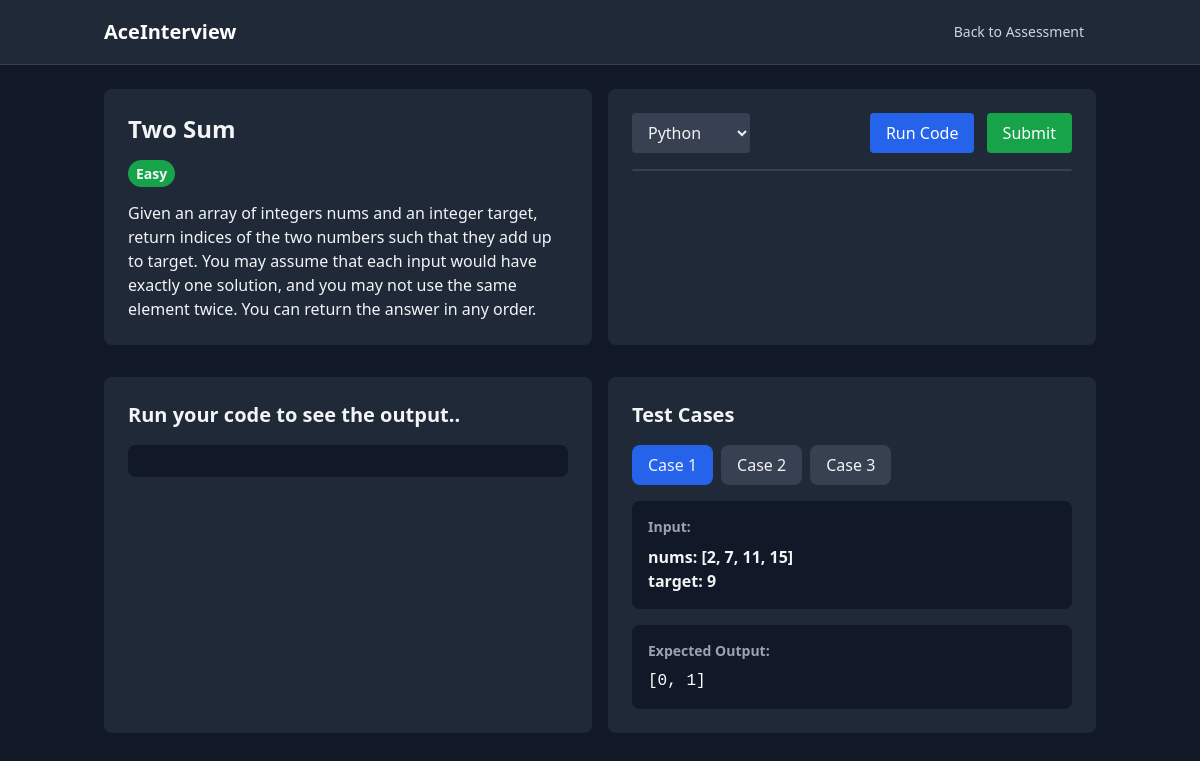
The page /question/1/ (signed in) on the database its author committed.
### prep_app/models.py (models this page shows, shortened)
class Question(models.Model):
    DIFFICULTY_CHOICES = [
        ('easy', 'Easy'),
        ('medium', 'Medium'),
        ('hard', 'Hard'),
    ]
    LANGUAGE_CHOICES = [
        ('python', 'Python'),
        ('java', 'Java'),
        ('javascript', 'JavaScript'),
        ('cpp', 'C++'),
    ]
    title = models.CharField(max_length=200)
    description = models.TextField()
    difficulty = models.CharField(max_length=10, choices=DIFFICULTY_CHOICES)
    topic = models.ForeignKey(Topic, on_delete=models.CASCADE, related_name='questions')
    leetcode_link = models.URLField()
    initial_code = models.JSONField(help_text="Initial code template for each language")
    solution = models.JSONField(help_text="Solution code for each language", null=True, blank=True)
    test_cases = models.JSONField()
    created_at = models.DateTimeField(auto_now_add=True)
    updated_at = models.DateTimeField(auto_now=True)

### prep_app/views.py (the view)
# urls.py: path('question/<int:question_id>/', views.coding_assessment, name='coding_assessment'),
@login_required
def coding_assessment(request, question_id):
    question = get_object_or_404(Question, id=question_id)
    if request.method == 'POST':
        form = CodeSubmissionForm(request.POST)
        if form.is_valid():
            submission = form.save(commit=False)
            submission.user = request.user
            submission.question = question
            submission.save()
            return JsonResponse({
                'status': 'success',
                'message': 'Code submitted successfully'
            })
    else:
        form = CodeSubmissionForm(initial={'code': question.initial_code})
    return render(request, 'prep_app/coding_assessment.html', {
        'question': question,
        'form': form,
        'initial_code': question.initial_code,
        'submissions': UserSubmission.objects.filter(
            user=request.user,
            question=question
        ).order_by('-created_at')[:5]
    })

### prep_app/forms.py
class CodeSubmissionForm(forms.ModelForm):
    LANGUAGE_CHOICES = [
        ('python', 'Python'),
        ('java', 'Java'),
        ('javascript', 'JavaScript'),
        ('cpp', 'C++'),
    ]
    code = forms.CharField(
        widget=forms.Textarea(
            attrs={
                'class': 'w-full h-96 font-mono bg-gray-900 text-gray-100 p-4 rounded-lg',
                'spellcheck': 'false',
            }
        )
    )
    language = forms.ChoiceField(
        choices=LANGUAGE_CHOICES,
        widget=forms.Select(
            attrs={
                'class': 'bg-gray-800 text-gray-100 rounded-lg p-2'
            }
        )
    )
    class Meta:
        model = UserSubmission
        fields = ['code', 'language']

### prep_app/templates/prep_app/coding_assessment.html (shortened to what this page needs)
{% load static %}
<!DOCTYPE html>
<html lang="en">
<head>
    <link rel="stylesheet" href="/static/css/base.css">
    <link href="https://cdnjs.cloudflare.com/ajax/libs/codemirror/5.65.2/codemirror.min.css" rel="stylesheet">
    <link href="https://cdnjs.cloudflare.com/ajax/libs/codemirror/5.65.2/theme/monokai.min.css" rel="stylesheet">
    <link rel="stylesheet" href="https://cdnjs.cloudflare.com/ajax/libs/codemirror/5.65.2/codemirror.min.css">
    <link rel="stylesheet" href="https://cdnjs.cloudflare.com/ajax/libs/codemirror/5.65.2/theme/dracula.min.css">
    <script src="https://cdn.tailwindcss.com"></script>
</head>
<body>
    <nav class="bg-gray-800 border-b border-gray-700">
        <div class="container mx-auto px-4">
            <div class="flex items-center justify-between h-16">
                <div class="flex items-center">
                    <a href="{% url 'home' %}" class="text-xl font-bold text-white hover:text-gray-300">
                        AceInterview
                    </a>
                </div>
                <div class="flex items-center">
                    <a href="{% url 'interview_prep' %}" class="text-gray-300 hover:text-white px-3 py-2 rounded-md text-sm font-medium">
                        Back to Assessment
                    </a>
                </div>
            </div>
        </div>
    </nav>
    <div class="min-h-screen bg-gray-900 text-gray-100">
        <div class="container mx-auto px-4">
            <div class="grid grid-cols-1 lg:grid-cols-2 gap-4 py-6">
                <div class="bg-gray-800 rounded-lg p-6">
                    <h1 class="text-2xl font-bold mb-4">{{ question.title }}</h1>
                    <div class="mb-4">
                        <span class="px-2 py-1 rounded-full text-sm font-semibold
                            {% if question.difficulty == 'easy' %}bg-green-600
                            {% elif question.difficulty == 'medium' %}bg-yellow-600
                            {% else %}bg-red-600{% endif %}">
                            {{ question.difficulty|title }}
                        </span>
                    </div>
                    <div class="prose prose-invert">
                        {{ question.description|safe }}
                    </div>
                </div>
                <div class="bg-gray-800 rounded-lg p-6">
                    <form id="code-form" method="post">
                        <div class="mb-4 flex justify-between items-center">
                            <select id="language-selector" class="bg-gray-700 text-gray-100 rounded px-3 py-2" onchange="changeLanguage(this.value)">
                                {% for lang, name in question.LANGUAGE_CHOICES %}
                                    <option value="{{ lang }}">{{ name }}</option>
                                {% endfor %}
                            </select>
                            <div class="space-x-2">
                                <button type="button" onclick="runCode()" class="bg-blue-600 text-white px-4 py-2 rounded hover:bg-blue-700">
                                    Run Code
                                </button>
                                <button type="submit" onclick="submitCode()" class="bg-green-600 text-white px-4 py-2 rounded hover:bg-green-700">
                                    Submit
                                </button>
                            </div>
                        </div>
                        <div id="code-editor" class="border border-gray-700 rounded-lg"></div>
                    </form>
                </div>
            <div class="bg-gray-800 rounded-lg p-6 mt-4">
                <h2 class="text-xl font-bold mb-4">Run your code to see the output..</h2>
                <div id="output" class="font-mono bg-gray-900 p-4 rounded-lg whitespace-pre max-w- overflow-y-auto break-words"></div>
              </div>
            <div class="bg-gray-800 rounded-lg p-6 mt-4">
                <h2 class="text-xl font-bold mb-4">Test Cases</h2>
                <div class="flex space-x-2 mb-4">
                {% for test_case in question.test_cases %}
                    <button class="test-case-btn {% if forloop.first %}bg-blue-600{% else %}bg-gray-700{% endif %} px-4 py-2 rounded-lg"
                            data-case="{{ forloop.counter0 }}">
                    Case {{ forloop.counter }}
                    </button>
                {% endfor %}
                </div>
                {% for test_case in question.test_cases %}
                <div class="test-case-content {% if not forloop.first %}hidden{% endif %}" data-case-index="{{ forloop.counter0 }}">
                <div class="space-y-4">
                    <div class="bg-gray-900 p-4 rounded-lg">
                    <h3 class="text-sm font-semibold text-gray-400 mb-2">Input:</h3>
                    <ul class="list-none">
                        {% for key, value in test_case.input.items %}
                            <li><strong>{{ key }}:</strong> <strong>{{ value|pprint }}</strong></li>
                        {% endfor %}
                        </ul>
                    </div>
                    <div class="bg-gray-900 p-4 rounded-lg">
                    <h3 class="text-sm font-semibold text-gray-400 mb-2">Expected Output:</h3>
                    <pre class="text-white">{{ test_case.expected|pprint }}</pre>
                    </div>
                </div>
                </div>
                {% endfor %}
            </div>
        </div>
    </div>
</body>
</html>

### rows shown on the page
Question: title "Two Sum", difficulty "Easy", description "Given an array of integers nums and an integer target, return indices of the two numbers such that they add up to target. You may assume that each input would have exactly one solution, and you may not use the same element twice. You can return the answer in any order.", value "Python"

### other values the page prints
{{ key }} "nums" "target"
{{ value|pprint }} "[2, 7, 11, 15]" "9"
{{ test_case.expected|pprint }} "[0, 1]"
